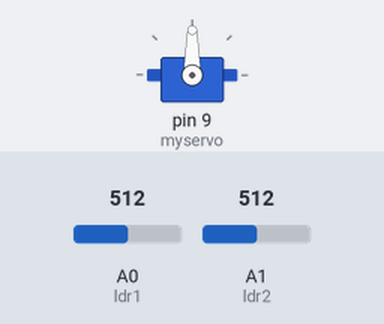
Simulated run of this sketch. Board: Arduino Uno, built with avr-gcc and run on an emulated ATmega328P. Shown: servo. The inputs (shaded band) are chosen by the test bench; at power-on: A0 (ldr1) = 512, A1 (ldr2) = 512.

Above: at 2.2 s.
2.3 s: A0 (ldr1) set to 540
At 3.45 s:
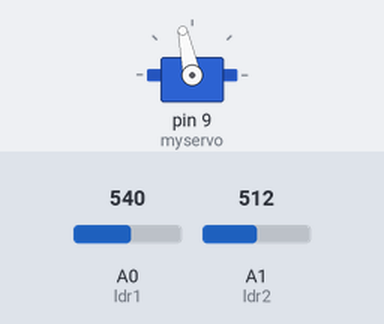
At 5.26 s:
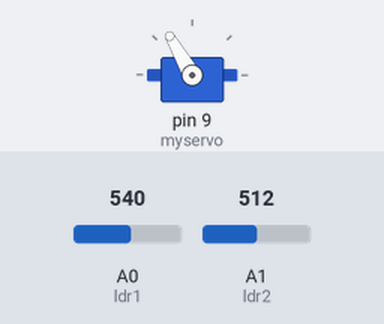
5.3 s: A0 (ldr1) set to 306
8.3 s: A1 (ldr2) set to 344
11.3 s: A1 (ldr2) set to 315
At 11.3 s:
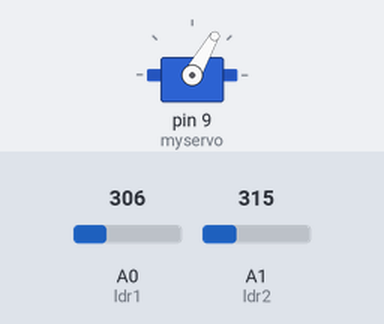
12.8 s: A0 (ldr1) set to 277
At 13.98 s:
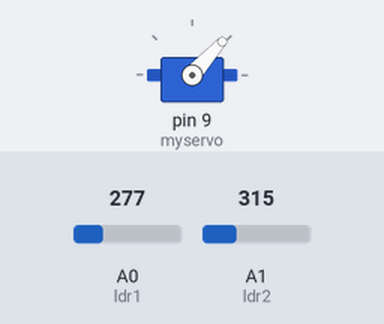
15.8 s: A0 (ldr1) set to 511
Timing chart, 0 to 28.3 s (numbered marks = the images above; inputs shaded):
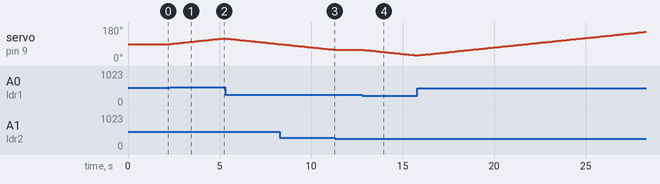

Measured:
- the behaviour switches between 532 and 533 on A0 (ldr1) (found by bisection; images 0 and 1)
- the behaviour switches between 327 and 326 on A1 (ldr2) (found by bisection; images 2 and 3)
- the behaviour switches between 295 and 294 on A0 (ldr1) (found by bisection; images 3 and 4)
- after the input at 2.3 s, servo on pin 9 (myservo): moves from 90° to 120° over 2.9 s, starting at once
- after the input at 11.3 s, servo on pin 9 (myservo): stays 60° (without the input it goes to 59° after 0.03 s)
- after the input at 12.8 s, servo on pin 9 (myservo): moves from 60° to 30° over 2.9 s, starting at once

The sketch:

code2.ino
```cpp
#include<Servo.h>// include the servo library
Servo myservo;
#define ldr1 A0 // set ldr 1 analog input pin
#define ldr2 A1

int pos=90; // initalizing position of servo motor
int tolerance = 20;
void setup(){
  myservo.attach(9);
  pinMode(ldr1,INPUT);
  pinMode(ldr2,INPUT);
  myservo.write(pos);// starting position of servo motor
  delay(1000);
}

void loop(){
 int val1=analogRead(ldr1);// read the value of ldr 1
 int val2=analogRead(ldr2);

 if((abs(val1 -val2)<= tolerance)  ||  (abs(val2-val1)<=tolerance))
{
}
else{
  if(val1>val2){
    pos = pos+1;// decreament the 90 degree position of the horizontal servo motor
  }
  if(val1 < val2){
    pos =pos-1; // increament
  }
}
if(pos>180){
  pos = 180;
}
if(pos < 0){
  pos= 0;
}
myservo.write(pos); // write starting position of motor
delay(100);
}
```
